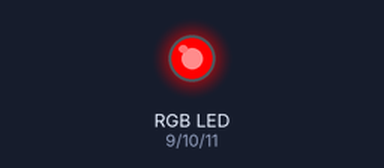
The sketch below on a simulated Arduino Uno, built with avr-gcc and run on an emulated ATmega328P. Shown: an RGB LED mixed from three pins (HIGH = lit).

Above: at 3.2 s.
At 22.0 s:
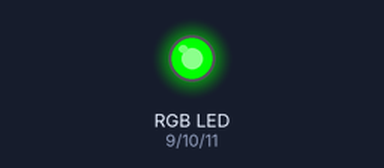
At 31.5 s:
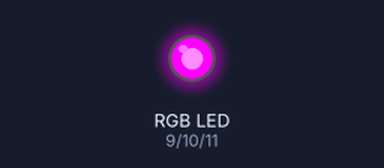
At 32.6 s:
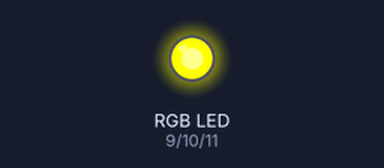
At 34.9 s:
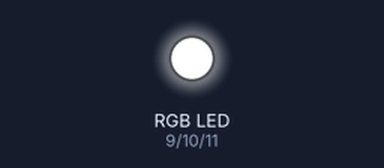
At 38.6 s:
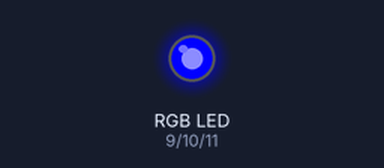
Timing chart, 0 to 40.0 s (numbered marks = the images above):
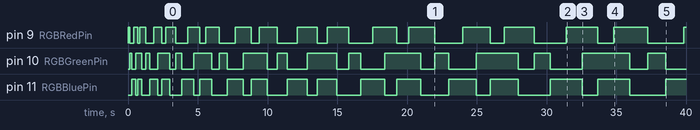

Measured:
- by itself, pin 9 (RGBRedPin): LOW → HIGH at 0.00 s, → LOW 0.14 s later, → HIGH 0.28 s later, → LOW 0.28 s later, … (35 changes in this stretch)
- by itself, pin 10 (RGBGreenPin): LOW → HIGH at 0.14 s, → LOW 0.14 s later, → HIGH 0.28 s later, → LOW 0.43 s later, … (34 changes in this stretch)
- by itself, pin 11 (RGBBluePin): LOW → HIGH at 0.28 s, → LOW 0.28 s later, → HIGH 0.14 s later, → LOW 0.28 s later, … (33 changes in this stretch)

The sketch:

level-3.ino
```cpp
//   ________________________________________________________________________
//  /  Name: Kyler Visser              Level 3            Date: 20223-09-14  \
//  |                                                                        |
//  |                                Description                             |
//  |                                                                        |
//  |  This program utalizes pins 9, 10, 11 to connect to an RGB LED. Using  |
//  |         this LED it will display all of the following colors:          |
//  |                                                                        |
//  |                   - Red                     - Green                    |
//  |                   - Blue                    - Magenta                  |
//  |                   - Yellow                  - Cyan                     |
//  |                                - White                                 |
//  |                                                                        |
//  |  It will display all of the colors in 1 second the first time around.  |
//  |  After the first loop it will increment the time they all need to be   |
//  |             displayed in by 1 second or 1000 miliseconds.              |
//  \________________________________________________________________________/

//  ------------------------
//    Initalize vairables.
//  ------------------------
int RGBRedPin = 9;
int RGBGreenPin = 10;
int RGBBluePin = 11;
int maxShowTime = 15000;
int spacing;

//  ---------------
//    Setup pins.
//  ---------------
void setup() {
    pinMode(RGBRedPin, OUTPUT);
    pinMode(RGBGreenPin, OUTPUT);
    pinMode(RGBBluePin, OUTPUT);
}

void loop() { //The loop function runs forever.

    //  ------------------------------------
    //    Loop over all colors and display
    //    them within the limit of total
    //            time 10 times.
    //  ------------------------------------
    int totalTime = 1000;
    for (int i=0; i<10; i++) {
        spacing = totalTime / 7;
        red(spacing);
        green(spacing);
        blue(spacing);
        magenta(spacing);
        yellow(spacing);
        cyan(spacing);
        white(spacing);
        totalTime += 1000;
    }
}

//  ----------------
//    Display red.
//  ----------------
void red(float time) {
    digitalWrite(RGBRedPin, HIGH);
    delay(time);
    digitalWrite(RGBRedPin, LOW);
}


//  ------------------
//    Display Green.
//  ------------------
void green(float time) {
    digitalWrite(RGBGreenPin, HIGH);
    delay(time);
    digitalWrite(RGBGreenPin, LOW);
}

//  -----------------
//    Display Blue.
//  -----------------
void blue(float time) {
    digitalWrite(RGBBluePin, HIGH);
    delay(time);
    digitalWrite(RGBBluePin, LOW);
}


//  --------------------
//    Display Magenta.
//  --------------------
void magenta(float time) {
    digitalWrite(RGBRedPin, HIGH);
    digitalWrite(RGBBluePin, HIGH);
    delay(time);
    digitalWrite(RGBRedPin, LOW);
    digitalWrite(RGBBluePin, LOW);
}

//  -------------------
//    Display Yellow.
//  -------------------
void yellow(float time) {
    digitalWrite(RGBRedPin, HIGH);
    digitalWrite(RGBGreenPin, HIGH);
    delay(time);
    digitalWrite(RGBRedPin, LOW);
    digitalWrite(RGBGreenPin, LOW);
}

//  -----------------
//    Display Cyan.
//  -----------------
void cyan(float time) {
    digitalWrite(RGBBluePin, HIGH);
    digitalWrite(RGBGreenPin, HIGH);
    delay(time);
    digitalWrite(RGBBluePin, LOW);
    digitalWrite(RGBGreenPin, LOW);
}

//  ------------------
//    Display White.
//  ------------------
void white(float time) {
    digitalWrite(RGBRedPin, HIGH);
    digitalWrite(RGBBluePin, HIGH);
    digitalWrite(RGBGreenPin, HIGH);
    delay(time);
    digitalWrite(RGBRedPin, LOW);
    digitalWrite(RGBBluePin, LOW);
    digitalWrite(RGBGreenPin, LOW);
}
```
